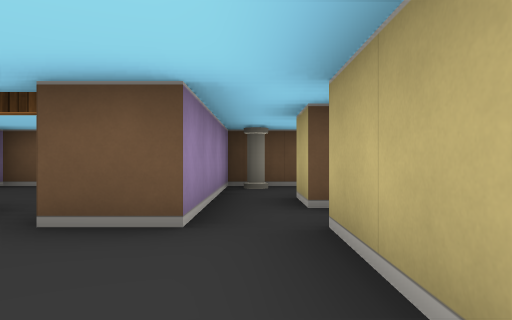
[1] (above)

12 first-person views from a walk through a cub3D ray-caster map. The camera is about half as high as the walls, looks level and sees 70° across. The floor is counted in squares. Each view is taken from the middle of a square. On the plan, view 1 faces up. The plan holds only what a view shows up to about 9 squares ahead; the rest is blank.

[2]
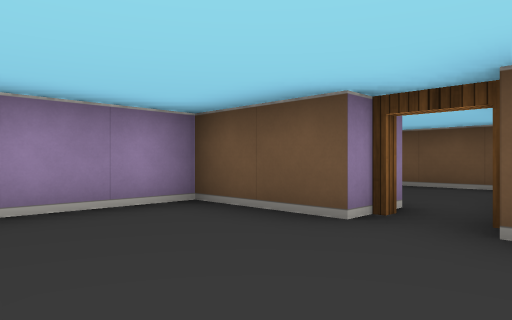

[3]
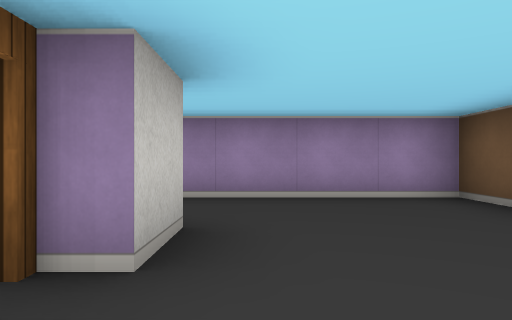

[4]
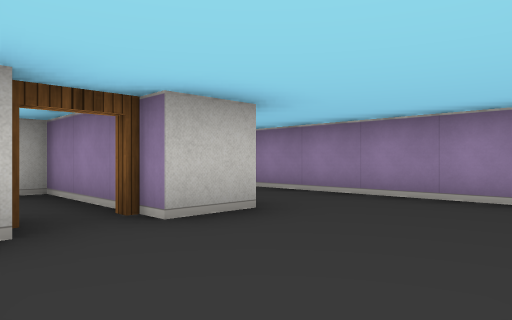

[5]
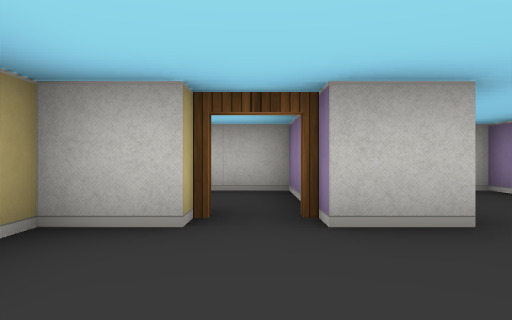

[6]
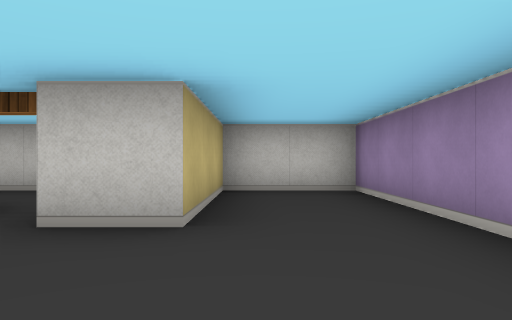

[7]
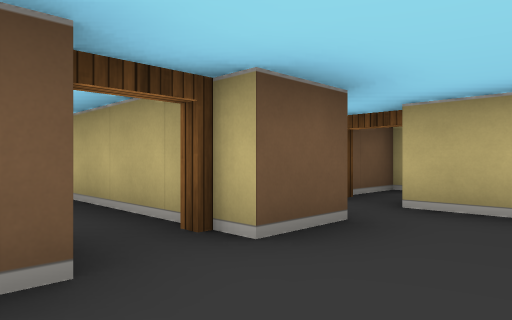

[8]
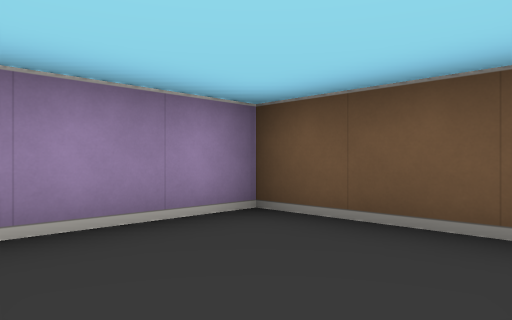

[9]
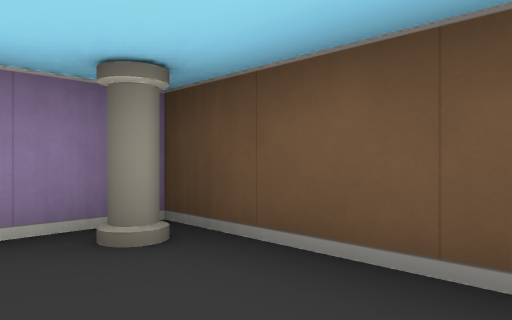

[10]
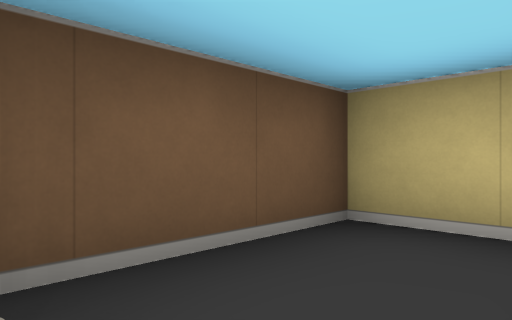

[11]
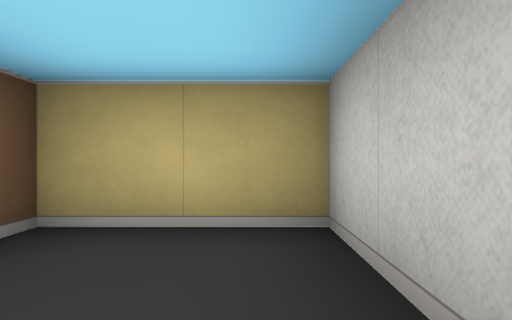

[12]
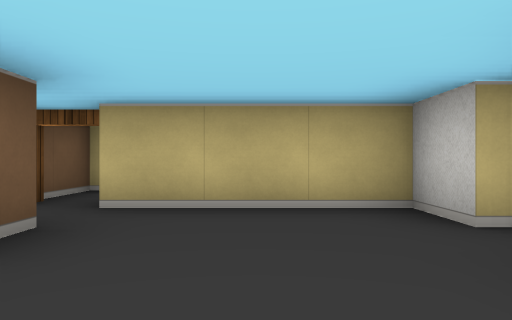

### Floor plan
Ten units are one square. View 1 is at (0, 0); x grows to the right and y downward. Boxes are objects, and circles mark ways between rooms. Rooms are numbered by the first view taken in them; rooms with no view inside come last. Other rooms are left out.
<svg viewBox="-50 -70 80 110">
<path fill="none" stroke="#000" d="M-5 5 5 5 5 -25M-25 -25 -45 -25 -45 35 -25 35 -25 5 -15 5M5 -35 5 -45M-5 -45 -5 -25 -15 -25M-24 -65 -45 -65 -45 -44M-15 -25 -15 -55M5 -45 25 -45 25 -65 -5 -65 -5 -45"/>
<rect x="-5" y="-65" width="10" height="10" fill="#bbb"><title>pillar</title></rect>
<circle cx="-20" cy="-30" r="3" fill="#2a7"/>
<circle cx="0" cy="-35" r="3" fill="#2a7"/>
<text x="-20" y="0">1</text>
<text x="-30" y="-50">2</text>
<text x="10" y="-60">3</text>
</svg>
Room 1 opens to room 2. Room 1 opens to room 3.

Where each view was taken, in squares from view 1:
view 1: 0 up, 0 right, facing up
view 2: 0 up, 1 left, facing up-left
view 3: 0 up, 0 right, facing left
view 4: 2 up, 0 right, facing down-left
view 5: 2 up, 1 left, facing down
view 6: 2 up, 3 left, facing down
view 7: 1 up, 3 left, facing up-right
view 8: 4 up, 2 left, facing up-left
view 9: 5 up, 2 right, facing up-left
view 10: 5 up, 0 right, facing up-right
view 11: 5 up, 0 right, facing right
view 12: 1 up, 3 left, facing right
